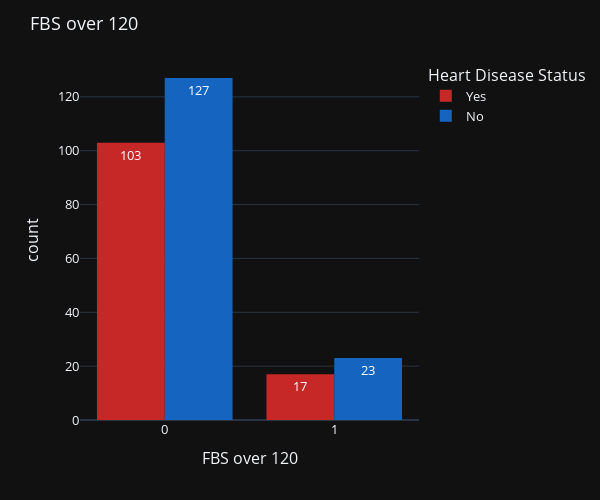

Notebook source saved alongside this figure:
### Markdown cell above
Fasting blood sugar levels over 120 mg/dL are a risk factor for heart disease. High blood sugar levels can damage blood vessels and nerves, increasing the risk of heart disease.

### Code cell
histplot("FBS over 120",bins=2)

### Figure 1 — Plotly figure (JSON) as saved in the notebook; plotly's stock layout.template omitted (floating-point values rounded to 4 significant figures; data arrays with more than 128 entries replaced by an {"elided": "..."} marker saying what was removed)
{"data": [{"alignmentgroup": "True", "bingroup": "x", "hovertemplate": "Heart Disease=1<br>FBS over 120=%{x}<br>count=%{y}<extra></extra>", "legendgroup": "1", "marker": {"color": "#C62828", "pattern": {"shape": ""}}, "name": "Yes", "nbinsx": 2, "offsetgroup": "1", "orientation": "v", "showlegend": true, "texttemplate": "%{value}", "type": "histogram", "x": [0, 0, 1, 0, 0, 0, 0, 0, 1, 0, 0, 0, 0, 0, 1, 0, 0, 0, 1, 0, 0, 0, 0, 0, 0, 0, 0, 0, 0, 1, 0, 0, 0, 0, 0, 0, 0, 0, 0, 0, 0, 0, 0, 0, 1, 0, 0, 0, 0, 0, 0, 0, 1, 1, 0, 0, 0, 0, 1, 0, 0, 0, 1, 0, 0, 0, 0, 0, 0, 0, 0, 1, 0, 0, 0, 1, 0, 0, 1, 0, 0, 1, 0, 0, 0, 0, 0, 0, 0, 0, 0, 0, 0, 0, 0, 0, 0, 0, 1, 0, 1, 0, 0, 0, 0, 0, 1, 0, 0, 0, 0, 0, 0, 0, 0, 0, 0, 0, 0, 0], "xaxis": "x", "yaxis": "y"}, {"alignmentgroup": "True", "bingroup": "x", "hovertemplate": "Heart Disease=0<br>FBS over 120=%{x}<br>count=%{y}<extra></extra>", "legendgroup": "0", "marker": {"color": "#1565C0", "pattern": {"shape": ""}}, "name": "No", "nbinsx": 2, "offsetgroup": "0", "orientation": "v", "showlegend": true, "texttemplate": "%{value}", "type": "histogram", "x": {"elided": "150 int values"}, "xaxis": "x", "yaxis": "y"}], "layout": {"barmode": "group", "font": {"size": 13}, "height": 500, "legend": {"title": {"text": "Heart Disease Status"}, "tracegroupgap": 0}, "margin": {"t": 60}, "title": {"text": "FBS over 120"}, "width": 600, "xaxis": {"anchor": "y", "domain": [0, 1], "title": {"text": "FBS over 120"}}, "yaxis": {"anchor": "x", "domain": [0, 1], "title": {"text": "count"}}}}
